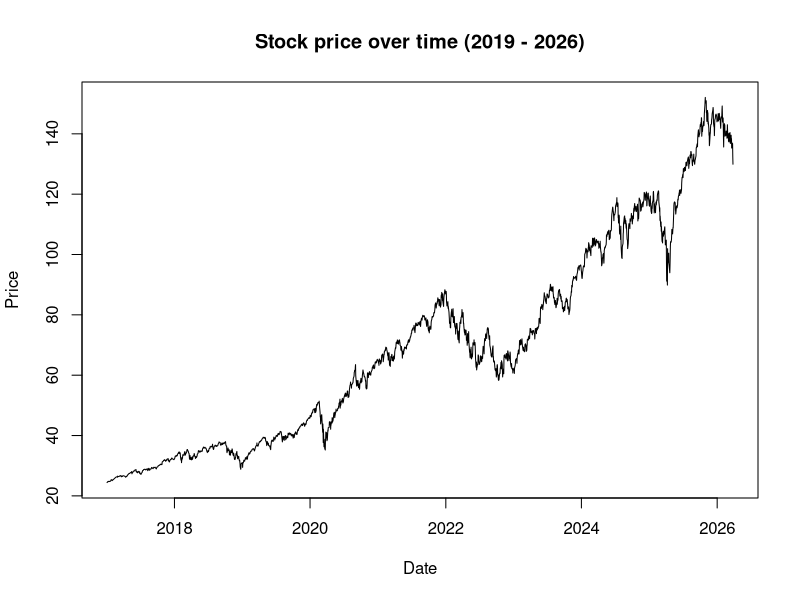
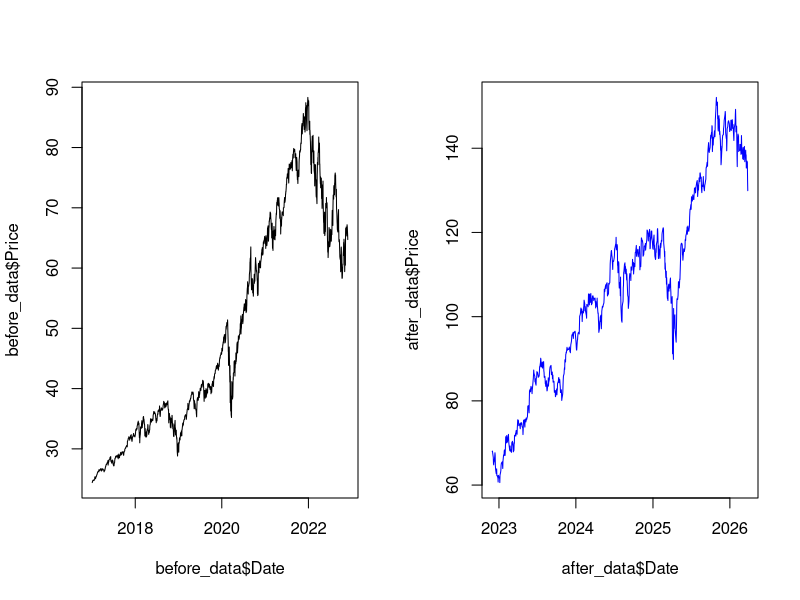
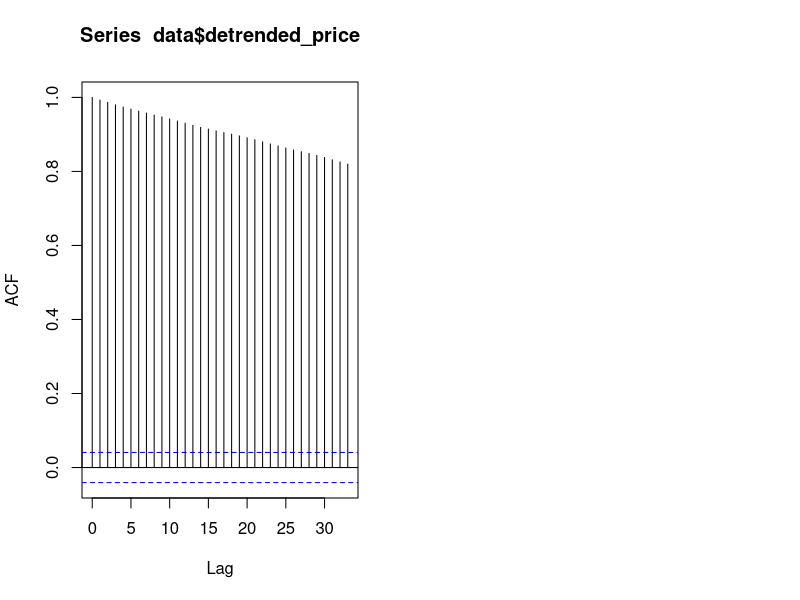
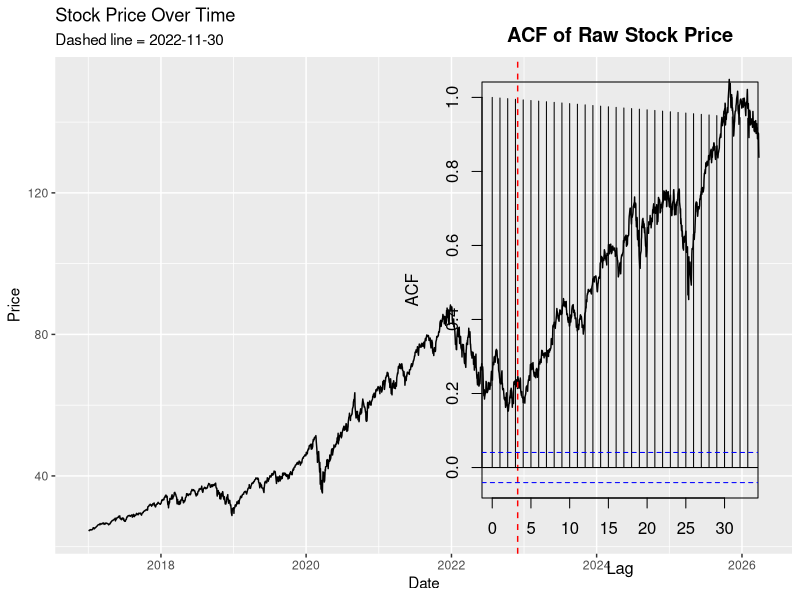
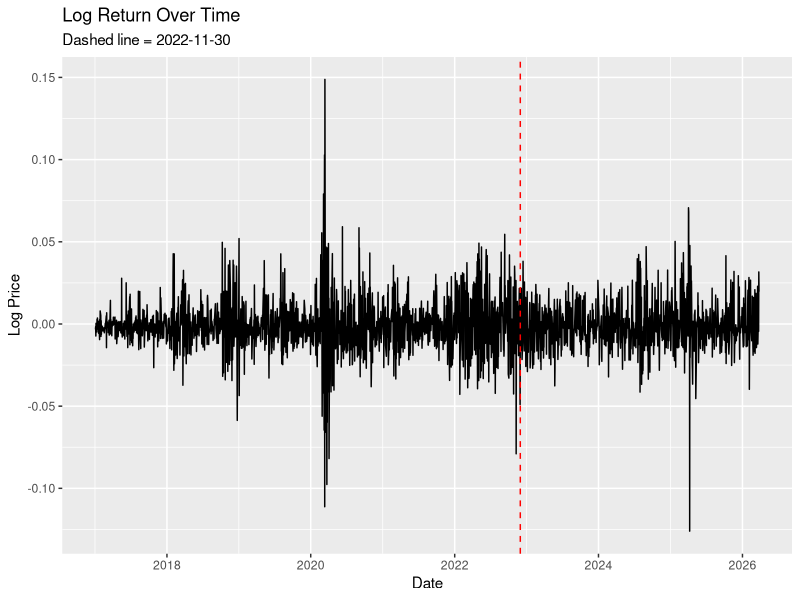
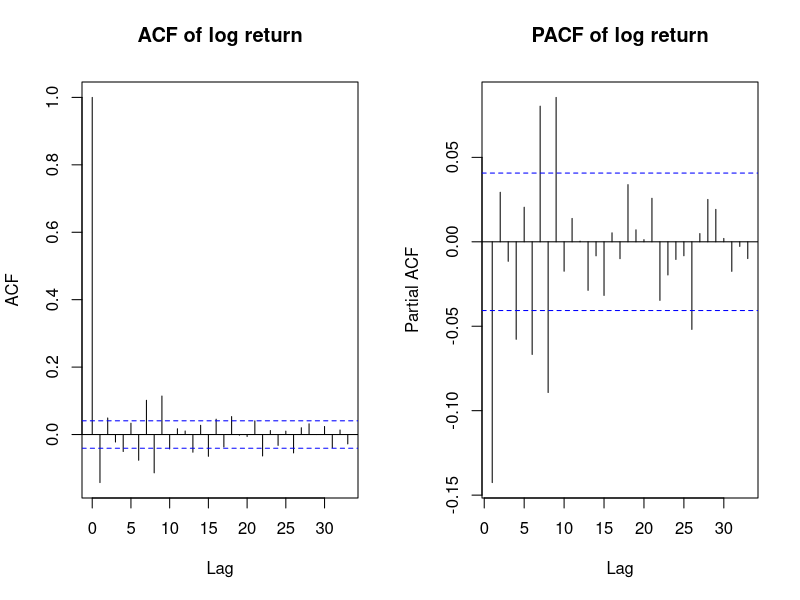

R code for these plots, in order:
## ---- chunk 1
#packages
library("tidyverse")
library("ggplot2")
library("dplyr")
library("knitr")
## ---- chunk 2
#load data
data <- read.csv("XLK ETF Stock Price History.csv")
## ---- chunk 3
# change date 
data$Date <- as.Date(data$Date, format = "%m/%d/%Y") 
data <- data |>
  filter(trimws(Vol.) != "")
## ---- chunk 4
#split into two time frames
cutoff <- as.Date("2022-11-30")
before_data <- data[data$Date < cutoff, ]
after_data  <- data[data$Date >= cutoff, ]
## ---- chunk 5
plot(data$Date, data$Price, type = "l", xlab="Date", ylab="Price", main = "Stock price over time (2019 - 2026)")
## ---- chunk 6
par(mfrow = c(1,2))
plot(before_data$Date, before_data$Price, type = "l")
plot(after_data$Date, after_data$Price, type = "l", col = "blue")
## ---- chunk 7
#detrend
model_data <- data.frame(
  t = 1:nrow(data),
  y = data$Price
)

fit <- lm(y ~ t, data = model_data)
data$detrended_price <- resid(fit)
acf(data$detrended_price)
## ---- chunk 8
#| label: tbl-price
#| tbl-cap: "Summary Statistics of Stock Price"
#| echo: false
#| message: false
#| warning: false
data |>
  summarise(
    mean_price = mean(Price, na.rm = TRUE),
    sd_price = sd(Price, na.rm = TRUE),
    min_price = min(Price, na.rm = TRUE),
    max_price = max(Price, na.rm = TRUE)
  ) |>
  kable(caption = "Summary Statistics of Stock Price")
## ---- chunk 9
#| label: fig-raw
#| eval: true
#| echo: false
#| message: false
#| warning: false
ggplot(data, aes(Date, Price)) +
  geom_line() +
  geom_vline(xintercept = cutoff, linetype = "dashed", color = "red") +
  labs(title = "Stock Price Over Time", subtitle = "Dashed line = 2022-11-30")
## ---- chunk 10
#| label: fig-rawacf
#| eval: true
#| echo: false
#| message: false
#| warning: false
acf(data$Price, main="ACF of Raw Stock Price")
## ---- chunk 11
# log return the raw data
#| eval: true
#| echo: false
#| message: false
#| warning: false
data <- data |>
  mutate(log_price = log(Price),
         log_return = c(NA, diff(log_price)))

before_data <- data |> filter(Date < cutoff)
after_data  <- data |> filter(Date >= cutoff)
## ---- chunk 12
#| label: fig-logreturn
#| eval: true
#| echo: false
#| message: false
#| warning: false
ggplot(data, aes(x = Date, y = log_return)) +
  geom_line() +
  geom_vline(xintercept = cutoff, linetype = "dashed", color ="red") +
  labs(title = "Log Return Over Time",
       subtitle = "Dashed line = 2022-11-30",
       x = "Date", y = "Log Price")
## ---- chunk 13
#| label: fig-logacf
#| eval: true
#| echo: false
#| message: false
#| warning: false
acf(na.omit(data$log_return), main="ACF of log return")
## ---- chunk 14
#| label: tbl-log-return
#| tbl-cap: "Summary Statistics of Stock Price"
#| echo: false
#| message: false
#| warning: false
data |>
  mutate(period = ifelse(Date < cutoff, "Before", "After")) |>
  summarise(
    Mean_Return = mean(log_return, na.rm = TRUE),
    SD_Return = sd(log_return, na.rm = TRUE),
    .by = period
  ) |>
  mutate(
    Mean_Return = round(Mean_Return, 5),
    SD_Return = round(SD_Return, 5)
  ) |>
  kable()
## ---- chunk 15
#| label: fig-pacf
#| eval: true
#| echo: false
#| message: false
#| warning: false
pacf(na.omit(data$log_return), main="PACF of log return")
## ---- chunk 16
#AR(1)
AR1 = arima(data$log_return, order = c(1,0,0))
print(AR1)
## ---- chunk 17
#MA(1)
MA1 = arima(data$log_return, order = c(0,0,1))
print(MA1)
## ---- chunk 18
#ARMA(1,1)
ARMA1 = arima(data$log_return, order = c(1,0,1))
print(ARMA1)
